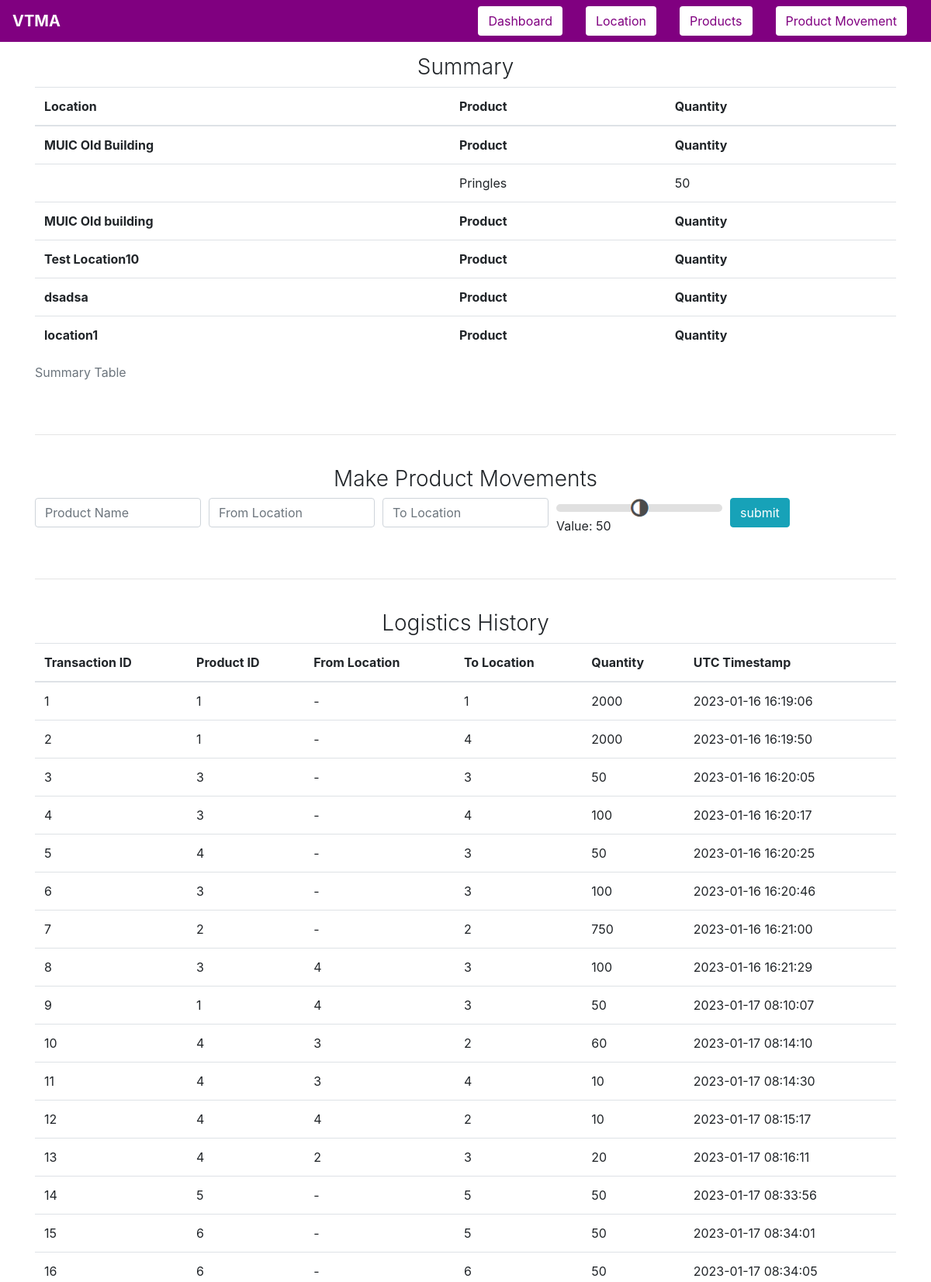
The app's page /movement (upper part) with its own data.
### tables this page shows
CREATE TABLE location(loc_id INTEGER PRIMARY KEY AUTOINCREMENT,
                                 loc_name TEXT UNIQUE NOT NULL);

CREATE TABLE products(prod_id INTEGER PRIMARY KEY AUTOINCREMENT,
                    prod_name TEXT UNIQUE NOT NULL,
                    prod_quantity INTEGER NOT NULL,
                    unallocated_quantity INTEGER);

CREATE TABLE logistics(trans_id INTEGER PRIMARY KEY AUTOINCREMENT,
                                prod_id INTEGER NOT NULL,
                                from_loc_id INTEGER NULL,
                                to_loc_id INTEGER NULL,
                                prod_quantity INTEGER NOT NULL,
                                trans_time TIMESTAMP NOT NULL DEFAULT CURRENT_TIMESTAMP,
                                FOREIGN KEY(prod_id) REFERENCES products(prod_id),
                                FOREIGN KEY(from_loc_id) REFERENCES location(loc_id),
                                FOREIGN KEY(to_loc_id) REFERENCES location(loc_id));

### app.py (the view)
@app.route("/movement", methods=["GET"])
@app.route("/movement", methods=["POST"])
def movement():
    init_database()
    db = sqlite3.connect(DATABASE_NAME)
    cursor = db.cursor()
    cursor.execute("SELECT prod_id, prod_name, unallocated_quantity FROM products")
    products = cursor.fetchall()
    cursor.execute("SELECT loc_id, loc_name FROM location")
    locations = cursor.fetchall()
    log_summary = []
    for p_id in [x[0] for x in products]:
        cursor.execute("SELECT prod_name FROM products WHERE prod_id = ?", (p_id,))
        temp_prod_name = cursor.fetchone()
        for l_id in [x[0] for x in locations]:
            cursor.execute("SELECT loc_name FROM location WHERE loc_id = ?", (l_id,))
            temp_loc_name = cursor.fetchone()
            cursor.execute(
                """
            SELECT SUM(log.prod_quantity)
            FROM logistics log
            WHERE log.prod_id = ? AND log.to_loc_id = ?
            """,
                (p_id, l_id),
            )
            sum_to_loc = cursor.fetchone()
            cursor.execute(
                """
            SELECT SUM(log.prod_quantity)
            FROM logistics log
            WHERE log.prod_id = ? AND log.from_loc_id = ?
            """,
                (p_id, l_id),
            )
            sum_from_loc = cursor.fetchone()
            if sum_from_loc[0] is None:
                sum_from_loc = (0,)
            if sum_to_loc[0] is None:
                sum_to_loc = (0,)
            log_summary += [
                (temp_prod_name + temp_loc_name + (sum_to_loc[0] - sum_from_loc[0],))
            ]
    alloc_json = {}
    for row in log_summary:
        try:
            if row[1] in alloc_json[row[0]].keys():
                alloc_json[row[0]][row[1]] += row[2]
            else:
                alloc_json[row[0]][row[1]] = row[2]
        except (KeyError, TypeError):
            alloc_json[row[0]] = {}
            alloc_json[row[0]][row[1]] = row[2]
    alloc_json = json.dumps(alloc_json)
    return movement1(products, locations, alloc_json, log_summary)

### app.py (called while the page is built, shortened)
def movement1(products, locations, alloc_json, log_summary):
    msg = None
    db = sqlite3.connect(DATABASE_NAME)
    cursor = db.cursor()
    cursor.execute("SELECT * FROM logistics")
    logistics_data = cursor.fetchall()
    successful = "Transaction added successfully"
    return render(
        "movement.html",
        title="ProductMovement",
        link=link,
        trans_message=msg,
        products=products,
        locations=locations,
        allocated=alloc_json,
        logs=logistics_data,
        database=log_summary,
    )

### templates/movement.html (shortened to what this page needs)
{% extends 'base-template.html' %}
{% block content %}
    <div class="container">
        <h3 class="text-center font-weight-light">Summary</h3>
        {% if database == None or database|length == 0 %}
            <h3 class="text-center font-weight-light">Summary not available yet</h3>
        {% else %}
            <table class="table" id="summary">
            <caption>Summary Table</caption>
  <thead>
    <tr>
      <th>Location</th>
      <th>Product</th>
      <th>Quantity</th>
    </tr>
  </thead>
  <tbody>
    {% for location in locations %}
    <tr>
      <td><strong>{{ location[1] }}</strong></td>
      <td><strong>Product</strong></td>
      <td><strong>Quantity</strong></td>
    </tr>
    {% for data in database %}
    {% if data[1] == location[1] %}
    {% if data[2] != 0 %}
    <tr>
      <td></td>
      <td>{{ data[0] }}</td>
      <td>{{ data[2] }}</td>
    </tr>
    {% endif %}
    {% endif %}
    {% endfor %}
    {% endfor %}
  </tbody>
</table>
        {% endif %}
        <br><hr><br>
        <h3 class="text-center font-weight-light">Make Product Movements</h3>
        <form action = "{{ url_for('movement') }}" method = "POST">
            <div class="form-row" title="Add logs">
                <div class="col">
                    <input name= "prod_name" id="prod_name" list="products" placeholder="Product Name" class="form-control" autocomplete="off" required autofocus>
                </div>
                <div class="col">
                    <input name="from_loc" id="from_loc" list="locations_to_from" placeholder="From Location" class="form-control" autocomplete="off">
                </div>
                <div class="col">
                    <input name="to_loc" id="to_loc" list="locations_to_from" placeholder="To Location" class="form-control" autocomplete="off">
                </div>
                <div class="col slide-container">
                    <input name="quantity" type="range" min="0" value="" class="slider" id="slider_range" required title="Product Range">
                    <p>Value: <span id="show_selected"></span>&nbsp;&nbsp;&nbsp;</p>
                </div>
                <div class="col">
                    <input type= "submit" id="submit" class="btn btn-info btn-group-toggle" value= "submit" /><br>
                </div>
            </div>
        </form>
        <br><hr><br>
      <h3 align="center" class="font-weight-light">Logistics History</h3>
        {% if logs == None or logs|length == 0 %}
            <h3 align="center" class="font-weight-light">Data not available yet</h3>
        {% else %}
            <table class="table">
                <thead>
                    <tr>
                        <th scope="col">Transaction ID</th>
                        <th scope="col">Product ID</th>
                        <th scope="col">From Location</th>
                        <th scope="col">To Location</th>
                        <th scope="col">Quantity</th>
                        <th scope="col">UTC Timestamp</th>
                    </tr>
                </thead>
                <tbody>
                    {% for log in logs %}
                        <tr>
                            <td>{{ log[0] or '-' }}</td>
                            <td>{{ log[1] or '-'}}</td>
                            <td>{{ log[2] or '-'}}</td>
                            <td>{{ log[3] or '-'}}</td>
                            <td>{{ log[4] or '-'}}</td>
                            <td>{{ log[5] or '-'}}</td>
                        </tr>
                    {% endfor %}
                </tbody>
            </table>
        {% endif %}
    </div>
{% endblock %}

### templates/base-template.html (style rules this page uses)
.container { padding-top: 70px; }

### records on screen
location: loc_name "MUIC Old Building", data "50"
products: prod_name "Pringles"
location: loc_name "MUIC Old building"
location: loc_name "Test Location10"
location: loc_name "dsadsa"
location: loc_name "location1"
logistics: trans_id "1", prod "1", log "-", to_loc "1", prod_quantity "2000", trans_time "2023-01-16 16:19:06"
logistics: trans_id "2", prod "1", log "-", to_loc "4", prod_quantity "2000", trans_time "2023-01-16 16:19:50"
logistics: trans_id "3", prod "3", log "-", to_loc "3", prod_quantity "50", trans_time "2023-01-16 16:20:05"
logistics: trans_id "4", prod "3", log "-", to_loc "4", prod_quantity "100", trans_time "2023-01-16 16:20:17"
logistics: trans_id "5", prod "4", log "-", to_loc "3", prod_quantity "50", trans_time "2023-01-16 16:20:25"
logistics: trans_id "6", prod "3", log "-", to_loc "3", prod_quantity "100", trans_time "2023-01-16 16:20:46"
logistics: trans_id "7", prod "2", log "-", to_loc "2", prod_quantity "750", trans_time "2023-01-16 16:21:00"
logistics: trans_id "8", prod "3", from_loc "4", to_loc "3", prod_quantity "100", trans_time "2023-01-16 16:21:29"
logistics: trans_id "9", prod "1", from_loc "4", to_loc "3", prod_quantity "50", trans_time "2023-01-17 08:10:07"
logistics: trans_id "10", prod "4", from_loc "3", to_loc "2", prod_quantity "60", trans_time "2023-01-17 08:14:10"
logistics: trans_id "11", prod "4", from_loc "3", to_loc "4", prod_quantity "10", trans_time "2023-01-17 08:14:30"
logistics: trans_id "12", prod "4", from_loc "4", to_loc "2", prod_quantity "10", trans_time "2023-01-17 08:15:17"
logistics: trans_id "13", prod "4", from_loc "2", to_loc "3", prod_quantity "20", trans_time "2023-01-17 08:16:11"
logistics: trans_id "14", prod "5", log "-", to_loc "5", prod_quantity "50", trans_time "2023-01-17 08:33:56"
logistics: trans_id "15", prod "6", log "-", to_loc "5", prod_quantity "50", trans_time "2023-01-17 08:34:01"
logistics: trans_id "16", prod "6", log "-", to_loc "6", prod_quantity "50", trans_time "2023-01-17 08:34:05"
